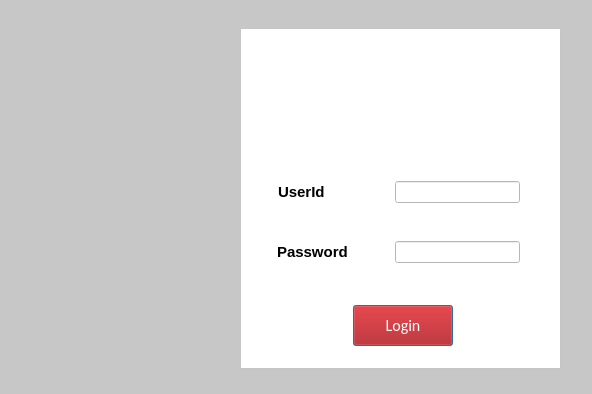
<?xml version="1.0" encoding="UTF-8"?>
<ui version="4.0">
 <class>Dialog</class>
 <widget class="QDialog" name="Dialog">
  <property name="geometry">
   <rect>
    <x>0</x>
    <y>0</y>
    <width>592</width>
    <height>394</height>
   </rect>
  </property>
  <property name="font">
   <font>
    <pointsize>10</pointsize>
   </font>
  </property>
  <property name="windowTitle">
   <string>Login</string>
  </property>
  <property name="styleSheet">
   <string notr="true">background-color: rgb(199, 199, 199);</string>
  </property>
  <widget class="QLabel" name="label">
   <property name="geometry">
    <rect>
     <x>-10</x>
     <y>70</y>
     <width>201</width>
     <height>191</height>
    </rect>
   </property>
   <property name="text">
    <string>&lt;html&gt;&lt;head/&gt;&lt;body&gt;&lt;p&gt;&lt;img src=&quot;:/newPrefix/user.png&quot;/&gt;&lt;/p&gt;&lt;/body&gt;&lt;/html&gt;</string>
   </property>
  </widget>
  <widget class="QFrame" name="frame">
   <property name="geometry">
    <rect>
     <x>240</x>
     <y>28</y>
     <width>321</width>
     <height>341</height>
    </rect>
   </property>
   <property name="styleSheet">
    <string notr="true">background-color: rgb(255, 255, 255);</string>
   </property>
   <property name="frameShape">
    <enum>QFrame::StyledPanel</enum>
   </property>
   <property name="frameShadow">
    <enum>QFrame::Raised</enum>
   </property>
   <widget class="QLabel" name="label_2">
    <property name="geometry">
     <rect>
      <x>20</x>
      <y>13</y>
      <width>291</width>
      <height>101</height>
     </rect>
    </property>
    <property name="text">
     <string>&lt;html&gt;&lt;head/&gt;&lt;body&gt;&lt;p&gt;&lt;img src=&quot;:/newPrefix/login.png&quot;/&gt;&lt;/p&gt;&lt;/body&gt;&lt;/html&gt;</string>
    </property>
   </widget>
   <widget class="QLabel" name="label_3">
    <property name="geometry">
     <rect>
      <x>38</x>
      <y>153</y>
      <width>71</width>
      <height>22</height>
     </rect>
    </property>
    <property name="font">
     <font>
      <pointsize>11</pointsize>
      <weight>75</weight>
      <bold>true</bold>
     </font>
    </property>
    <property name="text">
     <string>UserId</string>
    </property>
   </widget>
   <widget class="QLabel" name="label_4">
    <property name="geometry">
     <rect>
      <x>37</x>
      <y>213</y>
      <width>81</width>
      <height>22</height>
     </rect>
    </property>
    <property name="font">
     <font>
      <pointsize>11</pointsize>
      <weight>75</weight>
      <bold>true</bold>
     </font>
    </property>
    <property name="text">
     <string>Password</string>
    </property>
   </widget>
   <widget class="QLineEdit" name="lineEdit">
    <property name="geometry">
     <rect>
      <x>155</x>
      <y>153</y>
      <width>125</width>
      <height>22</height>
     </rect>
    </property>
    <property name="font">
     <font>
      <pointsize>10</pointsize>
     </font>
    </property>
    <property name="text">
     <string/>
    </property>
   </widget>
   <widget class="QLineEdit" name="lineEdit_2">
    <property name="geometry">
     <rect>
      <x>155</x>
      <y>213</y>
      <width>125</width>
      <height>22</height>
     </rect>
    </property>
    <property name="font">
     <font>
      <pointsize>10</pointsize>
     </font>
    </property>
    <property name="text">
     <string/>
    </property>
    <property name="echoMode">
     <enum>QLineEdit::Password</enum>
    </property>
   </widget>
   <widget class="QPushButton" name="pushButton">
    <property name="geometry">
     <rect>
      <x>113</x>
      <y>277</y>
      <width>100</width>
      <height>41</height>
     </rect>
    </property>
    <property name="font">
     <font>
      <family>Calibri</family>
      <pointsize>12</pointsize>
     </font>
    </property>
    <property name="styleSheet">
     <string notr="true">background-color: rgb(175, 0, 0);
color: rgb(255, 255, 255);</string>
    </property>
    <property name="text">
     <string>Login</string>
    </property>
   </widget>
  </widget>
 </widget>
 <resources>
  <include location="test.qrc"/>
 </resources>
 <connections/>
</ui>
